Frame 1 (no input): blank canvas, image omitted
Frame 60 (no input): blank canvas, image omitted
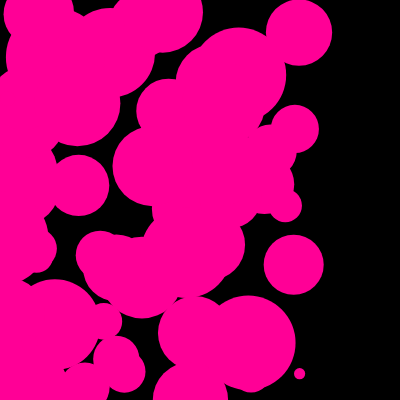
Frame 120 (the mouse pressed at the canvas centre since frame 60)

The p5.js sketch whose frames 1 and 60 were blank and that drew this single picture after the mouse press (run headless with seeded random() and noise() and a simulated clock; from frame 60 on, the mouse is pressed at the canvas centre):

// p5.js sketch
// ── sketch.js
function setup() {
    createCanvas(400, 400);
    noStroke();
    fill(255, 0, 150);
    background(0);
}

function draw() {
    
    if (mouseIsPressed) {
        //circle(width / 2, height / 2, width * 0.8);
      circle(random(0,300),random(0,400),random(10,100));
    }
    if (keyIsPressed) {
    background(0);

    }   
        
    }
